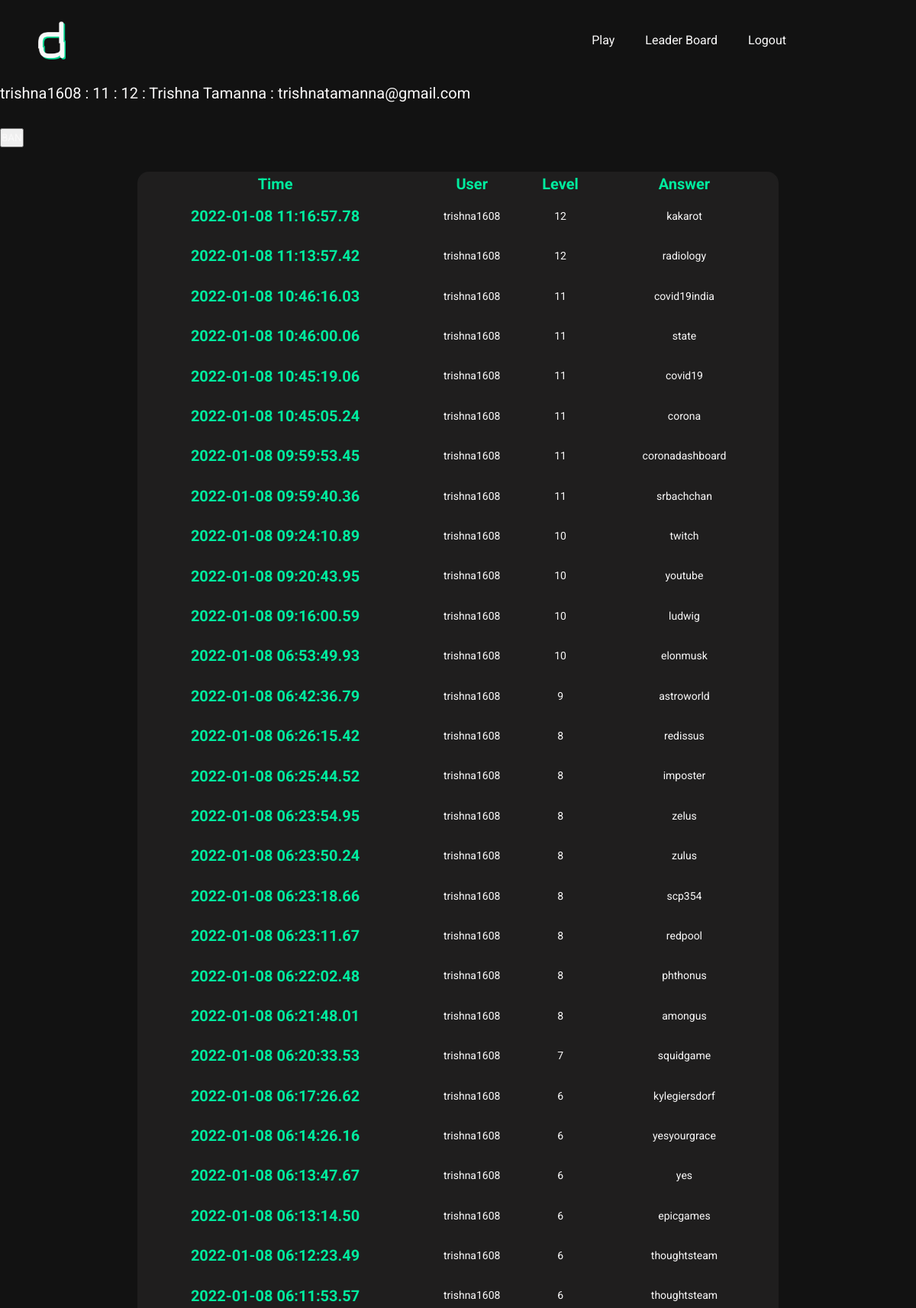
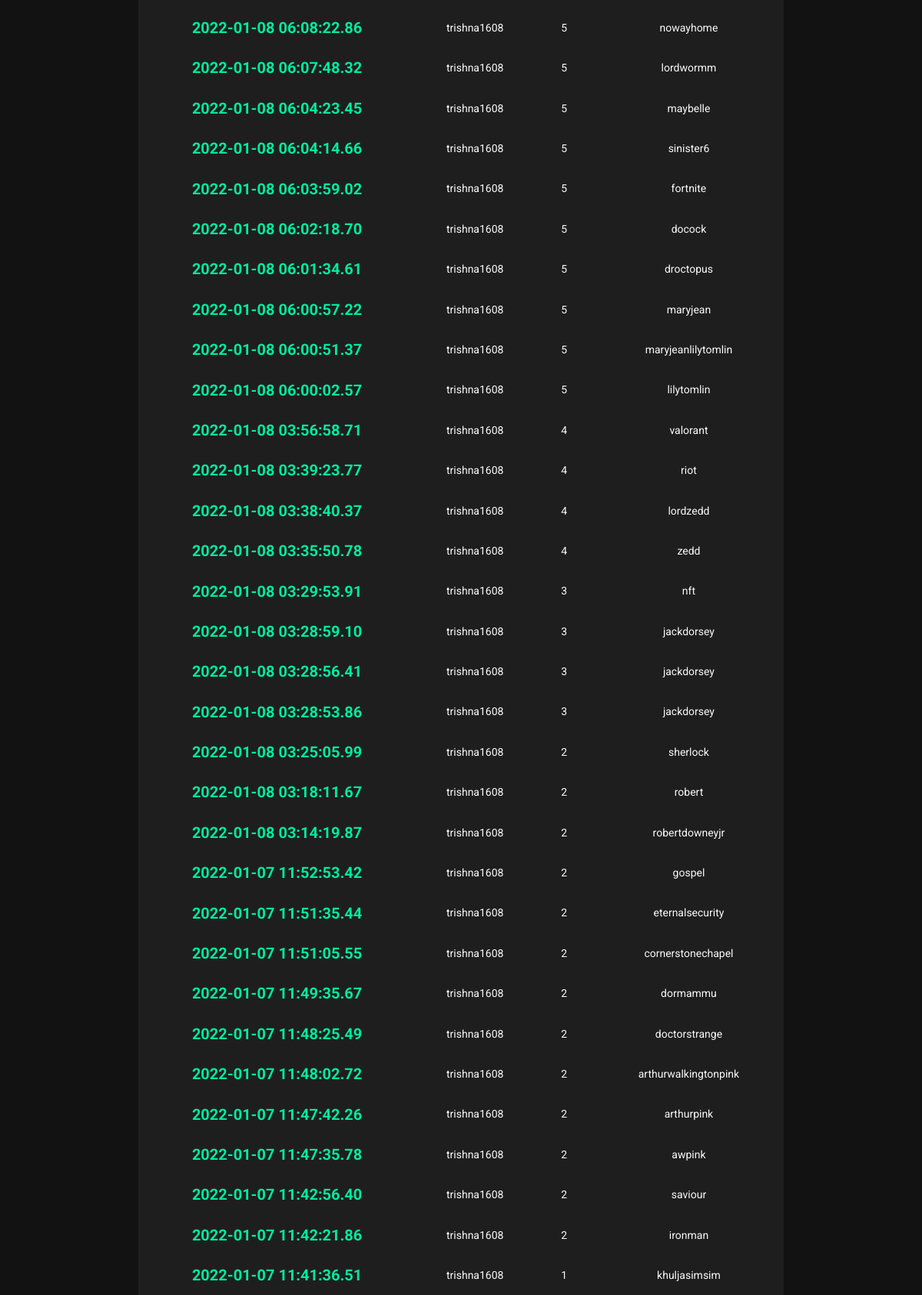
Page /profile/39 (signed in, upper part) on the committed database (2 pictures, top to bottom).
### cryptic/models.py (models this page shows, shortened)
class User(db.Model,UserMixin):
    __tablename__ = 'users'
    id = db.Column(db.Integer,primary_key = True)
    fname = db.Column(db.String)
    lname = db.Column(db.String)
    email = db.Column(db.String(64),index=True)
    username = db.Column(db.String(64),unique=True,index=True)
    classe = db.Column(db.String)
    password_hash = db.Column(db.String)
    question = db.Column(db.Integer)
    answer_time = db.Column(db.DateTime,nullable = False,default=datetime.now)
    restricted = db.Column(db.String,default = "No")
    ip = db.Column(db.String,nullable = True)
    logs = db.relationship('Logs' , backref = 'user' , lazy = 'dynamic')

class Logs(db.Model):
    __tablename__ = 'logs'
    id = db.Column(db.Integer , primary_key = True)
    answer_time = db.Column(db.DateTime,nullable = False)
    answer = db.Column(db.String)
    question = db.Column(db.Integer)
    userid = db.Column(db.Integer , db.ForeignKey('users.id'))

### app.py (the view)
@app.route('/profile/<username>',methods = ['GET','POST'])
@login_required
def profile(username):
    if current_user.username != 'Xino':
        abort(403)
    user = User.query.filter_by(id=username)
    logs = []
    if user:
        if user[0].logs:
            for i in user[0].logs:
                logs.append(i)
    logs.reverse()
    return render_template("profile.htm",user=user[0],logs=logs)

### cryptic/models.py (called while the page is built)
@login_manager.user_loader
def load_user(user_id):
    return User.query.get(user_id)

### cryptic/templates/profile.htm
{% extends "base.html" %}
{% block content %}
<p class="question">
  {{user.username}} : {{user.classe}}  : {{user.question}} : {{user.fname}} {{user.lname}} : {{user.email}}
</p>
{%if user.restricted == "Yes"%}
<a  href="{{url_for('unban',username = user.username)}}"> <button>UNBAN</button></a>
{%else%}
<a  href="{{url_for('ban',username = user.username)}}"> <button>BAN</button></a>
{%endif%}
<br><br><br>
 <table class="table table-dark">
  <thead>
    <tr>
      <th scope="col">Time</th>
      <th scope="col">User</th>
      <th scope="col">Level</th>
      <th scope="col">Answer</th>
    </tr>
  </thead>
  <tbody>
    {%for log in logs%}
    <tr>
      <th scope="row">{{log.answer_time.strftime('%Y-%m-%d %H:%M:%S.%f')[:-4]}}</th>
      <td>{{log.user.username}}</td>
      <td>{{log.question}}</td>
      <td>{{log.answer}}</td>
    </tr>
    {%endfor%}
  </tbody>
</table>
{%endblock%}

### cryptic/static/styles.css (style rules this page uses)
:root { --color-primary: #07da93; --color-primary-light: #00eb9e; --color-primary-dark: #02bb7d; --color-grey-light-1: #faf9f9; --color-grey-light-2: #c6c7c9; --color-grey-dark-1: #121212; --color-grey-dark-2: #1f1e1e; }
html { font-size: 62.5% !important; box-sizing: border-box; scroll-behavior: smooth !important; }
@media only screen and (max-width: 75em) { html { font-size: 50%; } }
*, *::before, *::after { margin: 0; padding: 0; box-sizing: inherit; font-family: "Roboto", sans-serif; line-height: 1.6; text-decoration: none; color: var(--color-grey-light-1); }
body { background-color: var(--color-grey-dark-1); overflow-x: hidden; }
.question { font-size: 2rem; margin-bottom: 3rem; }
.table { background-color: var(--color-grey-dark-2); padding: 2rem; width: 70%; margin: auto; border-radius: 15px; text-align: center; border-collapse: collapse; }
th { font-size: 2rem; color: var(--color-primary-light); }
td { font-size: 1.4rem; padding: 1.5rem 1rem; }

### rows in the picture
User: username "trishna1608", classe "11", question "12", fname "Trishna", lname "Tamanna", email "trishnatamanna@gmail.com", user.username "trishna1608" "trishna1608" "trishna1608" "trishna1608" "trishna1608" "trishna1608" "trishna1608" "trishna1608" "trishna1608" "trishna1608" "trishna1608" "trishna1608" "trishna1608" "trishna1608" "trishna1608" "trishna1608" "trishna1608" "trishna1608" "trishna1608" "trishna1608" "trishna1608" "trishna1608" "trishna1608" "trishna1608" "trishna1608" "trishna1608" "trishna1608" "trishna1608" "trishna1608" "trishna1608" "trishna1608" "trishna1608" "trishna1608" "trishna1608" "trishna1608" "trishna1608" "trishna1608" "trishna1608"
Logs: answer_time "2022-01-08 03:56:58.71", user.username "trishna1608", question "4", answer "valorant"
Logs: answer_time "2022-01-08 03:39:23.77", user.username "trishna1608", question "4", answer "riot"
Logs: answer_time "2022-01-08 03:38:40.37", user.username "trishna1608", question "4", answer "lordzedd"
Logs: answer_time "2022-01-08 03:35:50.78", user.username "trishna1608", question "4", answer "zedd"
Logs: answer_time "2022-01-08 03:29:53.91", user.username "trishna1608", question "3", answer "nft"
Logs: answer_time "2022-01-08 03:28:59.10", user.username "trishna1608", question "3", answer "jackdorsey"
Logs: answer_time "2022-01-08 03:28:56.41", user.username "trishna1608", question "3", answer "jackdorsey"
Logs: answer_time "2022-01-08 03:28:53.86", user.username "trishna1608", question "3", answer "jackdorsey"
Logs: answer_time "2022-01-08 03:25:05.99", user.username "trishna1608", question "2", answer "sherlock"
Logs: answer_time "2022-01-08 03:18:11.67", user.username "trishna1608", question "2", answer "robert"
Logs: answer_time "2022-01-08 03:14:19.87", user.username "trishna1608", question "2", answer "robertdowneyjr"
Logs: answer_time "2022-01-07 11:52:53.42", user.username "trishna1608", question "2", answer "gospel"
Logs: answer_time "2022-01-07 11:51:35.44", user.username "trishna1608", question "2", answer "eternalsecurity"
Logs: answer_time "2022-01-07 11:51:05.55", user.username "trishna1608", question "2", answer "cornerstonechapel"
Logs: answer_time "2022-01-07 11:49:35.67", user.username "trishna1608", question "2", answer "dormammu"
Logs: answer_time "2022-01-07 11:48:25.49", user.username "trishna1608", question "2", answer "doctorstrange"
Logs: answer_time "2022-01-07 11:48:02.72", user.username "trishna1608", question "2", answer "arthurwalkingtonpink"
Logs: answer_time "2022-01-07 11:47:42.26", user.username "trishna1608", question "2", answer "arthurpink"
Logs: answer_time "2022-01-07 11:47:35.78", user.username "trishna1608", question "2", answer "awpink"
Logs: answer_time "2022-01-07 11:42:56.40", user.username "trishna1608", question "2", answer "saviour"
Logs: answer_time "2022-01-07 11:42:21.86", user.username "trishna1608", question "2", answer "ironman"
Logs: answer_time "2022-01-07 11:41:36.51", user.username "trishna1608", question "1", answer "khuljasimsim"

### other values in the picture
{{ log.answer_time.strftime('%Y-%m-%d %H:%M:%S.%f')[:-4] }} "2022-01-08 11:16:57.78" "2022-01-08 11:13:57.42" "2022-01-08 10:46:16.03" "2022-01-08 10:46:00.06" "2022-01-08 10:45:19.06" "2022-01-08 10:45:05.24" "2022-01-08 09:59:53.45" "2022-01-08 09:59:40.36" "2022-01-08 09:24:10.89" "2022-01-08 09:20:43.95" "2022-01-08 09:16:00.59" "2022-01-08 06:53:49.93" "2022-01-08 06:42:36.79" "2022-01-08 06:26:15.42" "2022-01-08 06:25:44.52" "2022-01-08 06:23:54.95" "2022-01-08 06:23:50.24" "2022-01-08 06:23:18.66" "2022-01-08 06:23:11.67" "2022-01-08 06:22:02.48" "2022-01-08 06:21:48.01" "2022-01-08 06:20:33.53" "2022-01-08 06:17:26.62" "2022-01-08 06:14:26.16" "2022-01-08 06:13:47.67" "2022-01-08 06:13:14.50" "2022-01-08 06:12:23.49" "2022-01-08 06:11:53.57" "2022-01-08 06:08:22.86" "2022-01-08 06:07:48.32" "2022-01-08 06:04:23.45" "2022-01-08 06:04:14.66" "2022-01-08 06:03:59.02" "2022-01-08 06:02:18.70" "2022-01-08 06:01:34.61" "2022-01-08 06:00:57.22" "2022-01-08 06:00:51.37" "2022-01-08 06:00:02.57"
{{ log.question }} "12" "12" "11" "11" "11" "11" "11" "11" "10" "10" "10" "10" "9" "8" "8" "8" "8" "8" "8" "8" "8" "7" "6" "6" "6" "6" "6" "6" "5" "5" "5" "5" "5" "5" "5" "5" "5" "5"
{{ log.answer }} "kakarot" "radiology" "covid19india" "state" "covid19" "corona" "coronadashboard" "srbachchan" "twitch" "youtube" "ludwig" "elonmusk" "astroworld" "redissus" "imposter" "zelus" "zulus" "scp354" "redpool" "phthonus" "amongus" "squidgame" "kylegiersdorf" "yesyourgrace" "yes" "epicgames" "thoughtsteam" "thoughtsteam" "nowayhome" "lordwormm" "maybelle" "sinister6" "fortnite" "docock" "droctopus" "maryjean" "maryjeanlilytomlin" "lilytomlin"
